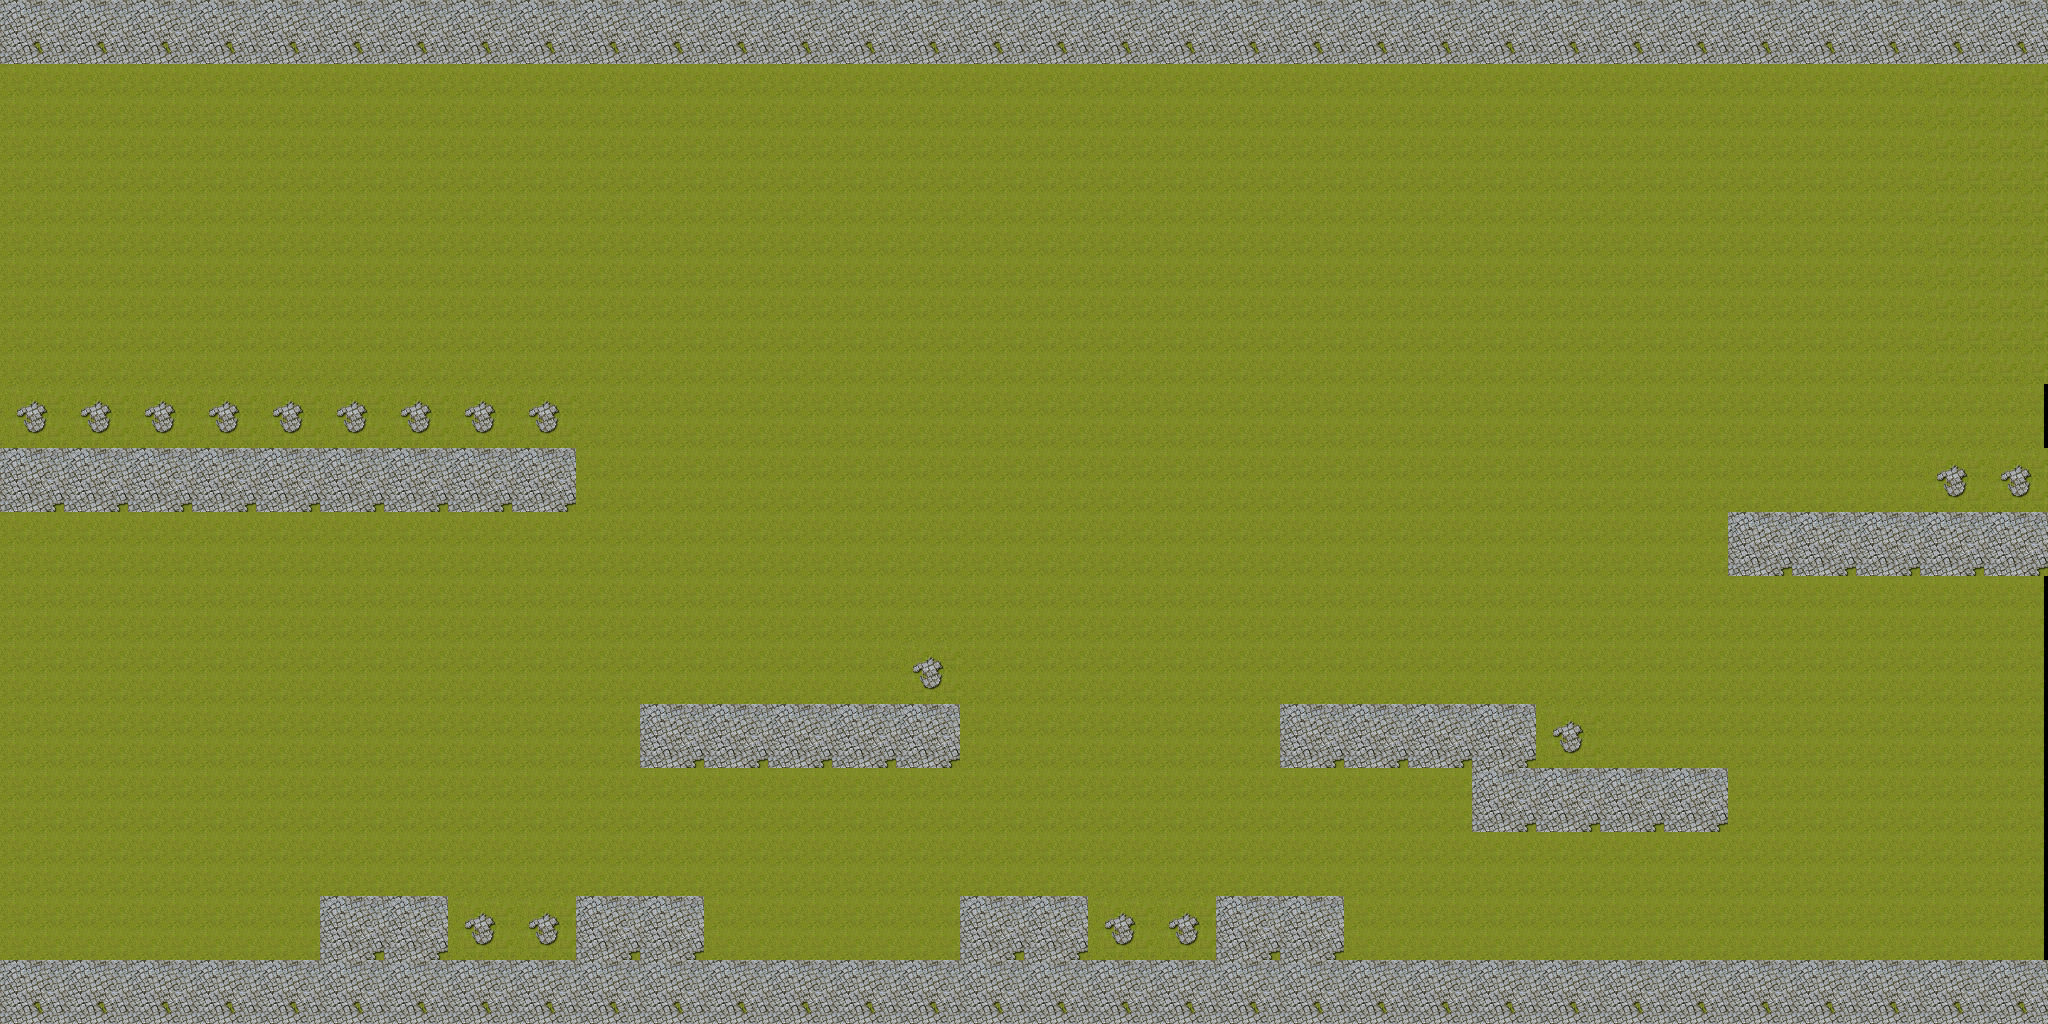

A level layout from a 2D game, rendered from its tile map. Below: a short description, then the map file with tile-grid data replaced by summaries:
An orthogonal 32x16 tile map with 64x64 px tiles, 3 tile layers (Laeyer 1, Obstacles, Main) and 1 object (Player).

<map version="1.0" orientation="orthogonal" renderorder="right-down" width="32" height="16" tilewidth="64" tileheight="64" nextobjectid="17">
 <tileset firstgid="1" name="cobbleset-64_0" tilewidth="64" tileheight="64" tilecount="64" columns="8">
  <image source="cobbleset-64_0.png" width="512" height="512" />
 </tileset>
 <layer name="Laeyer 1" width="32" height="16" offsetx="-4" offsety="-1">
  <data>[512 cells, 507 non-empty, 1 distinct tile ids]</data>
 </layer>
 <layer name="Obstacles" width="32" height="16">
  <data>[512 cells, 20 non-empty, 2 distinct tile ids]</data>
 </layer>
 <layer name="Main" width="32" height="16">
  <data>[512 cells, 109 non-empty, 3 distinct tile ids]</data>
 </layer>
 <objectgroup name="Markers">
  <object id="15" name="Player" x="76" y="712" width="49.3333" height="46.6667" />
 </objectgroup>
</map>
